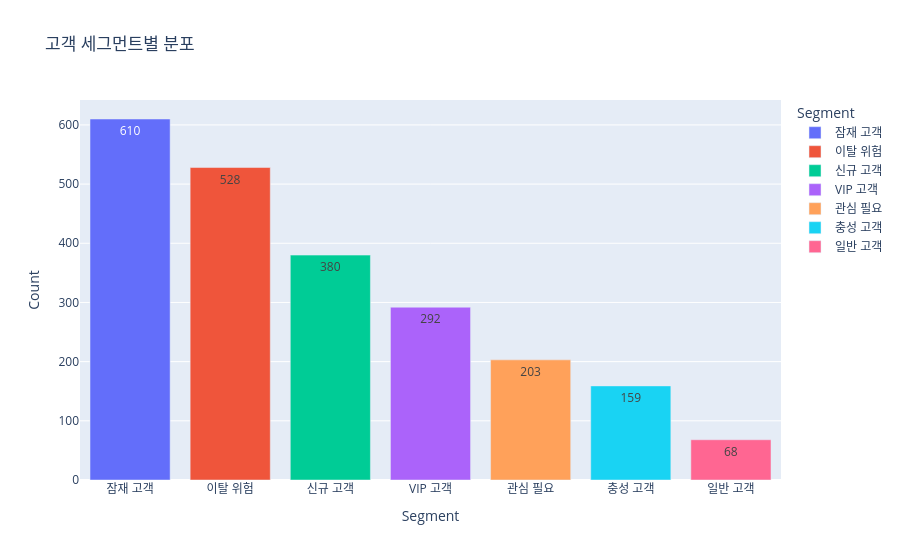

Notebook source saved alongside this figure:
### Code cell
# 세그먼트별 분포 시각화
segment_counts = rfm_df['segmentation'].value_counts().reset_index()
segment_counts.columns = ['Segment', 'Count']

fig_bar = px.bar(segment_counts, x='Segment', y='Count',
                 title='고객 세그먼트별 분포',
                 color='Segment',
                 text_auto=True)
fig_bar.update_xaxes(categoryorder='total descending')
fig_bar.show()

### Figure 1 — Plotly figure (JSON) as saved in the notebook; plotly's stock layout.template omitted (floating-point values rounded to 4 significant figures)
{"data": [{"alignmentgroup": "True", "hovertemplate": "Segment=%{x}<br>Count=%{y}<extra></extra>", "legendgroup": "잠재 고객", "marker": {"color": "#636efa", "pattern": {"shape": ""}}, "name": "잠재 고객", "offsetgroup": "잠재 고객", "orientation": "v", "showlegend": true, "textposition": "auto", "texttemplate": "%{y}", "type": "bar", "x": ["잠재 고객"], "xaxis": "x", "y": [610], "yaxis": "y"}, {"alignmentgroup": "True", "hovertemplate": "Segment=%{x}<br>Count=%{y}<extra></extra>", "legendgroup": "이탈 위험", "marker": {"color": "#EF553B", "pattern": {"shape": ""}}, "name": "이탈 위험", "offsetgroup": "이탈 위험", "orientation": "v", "showlegend": true, "textposition": "auto", "texttemplate": "%{y}", "type": "bar", "x": ["이탈 위험"], "xaxis": "x", "y": [528], "yaxis": "y"}, {"alignmentgroup": "True", "hovertemplate": "Segment=%{x}<br>Count=%{y}<extra></extra>", "legendgroup": "신규 고객", "marker": {"color": "#00cc96", "pattern": {"shape": ""}}, "name": "신규 고객", "offsetgroup": "신규 고객", "orientation": "v", "showlegend": true, "textposition": "auto", "texttemplate": "%{y}", "type": "bar", "x": ["신규 고객"], "xaxis": "x", "y": [380], "yaxis": "y"}, {"alignmentgroup": "True", "hovertemplate": "Segment=%{x}<br>Count=%{y}<extra></extra>", "legendgroup": "VIP 고객", "marker": {"color": "#ab63fa", "pattern": {"shape": ""}}, "name": "VIP 고객", "offsetgroup": "VIP 고객", "orientation": "v", "showlegend": true, "textposition": "auto", "texttemplate": "%{y}", "type": "bar", "x": ["VIP 고객"], "xaxis": "x", "y": [292], "yaxis": "y"}, {"alignmentgroup": "True", "hovertemplate": "Segment=%{x}<br>Count=%{y}<extra></extra>", "legendgroup": "관심 필요", "marker": {"color": "#FFA15A", "pattern": {"shape": ""}}, "name": "관심 필요", "offsetgroup": "관심 필요", "orientation": "v", "showlegend": true, "textposition": "auto", "texttemplate": "%{y}", "type": "bar", "x": ["관심 필요"], "xaxis": "x", "y": [203], "yaxis": "y"}, {"alignmentgroup": "True", "hovertemplate": "Segment=%{x}<br>Count=%{y}<extra></extra>", "legendgroup": "충성 고객", "marker": {"color": "#19d3f3", "pattern": {"shape": ""}}, "name": "충성 고객", "offsetgroup": "충성 고객", "orientation": "v", "showlegend": true, "textposition": "auto", "texttemplate": "%{y}", "type": "bar", "x": ["충성 고객"], "xaxis": "x", "y": [159], "yaxis": "y"}, {"alignmentgroup": "True", "hovertemplate": "Segment=%{x}<br>Count=%{y}<extra></extra>", "legendgroup": "일반 고객", "marker": {"color": "#FF6692", "pattern": {"shape": ""}}, "name": "일반 고객", "offsetgroup": "일반 고객", "orientation": "v", "showlegend": true, "textposition": "auto", "texttemplate": "%{y}", "type": "bar", "x": ["일반 고객"], "xaxis": "x", "y": [68], "yaxis": "y"}], "layout": {"barmode": "relative", "legend": {"title": {"text": "Segment"}, "tracegroupgap": 0}, "title": {"text": "고객 세그먼트별 분포"}, "xaxis": {"anchor": "y", "categoryarray": ["잠재 고객", "이탈 위험", "신규 고객", "VIP 고객", "관심 필요", "충성 고객", "일반 고객"], "categoryorder": "total descending", "domain": [0, 1], "title": {"text": "Segment"}}, "yaxis": {"anchor": "x", "domain": [0, 1], "title": {"text": "Count"}}}}
